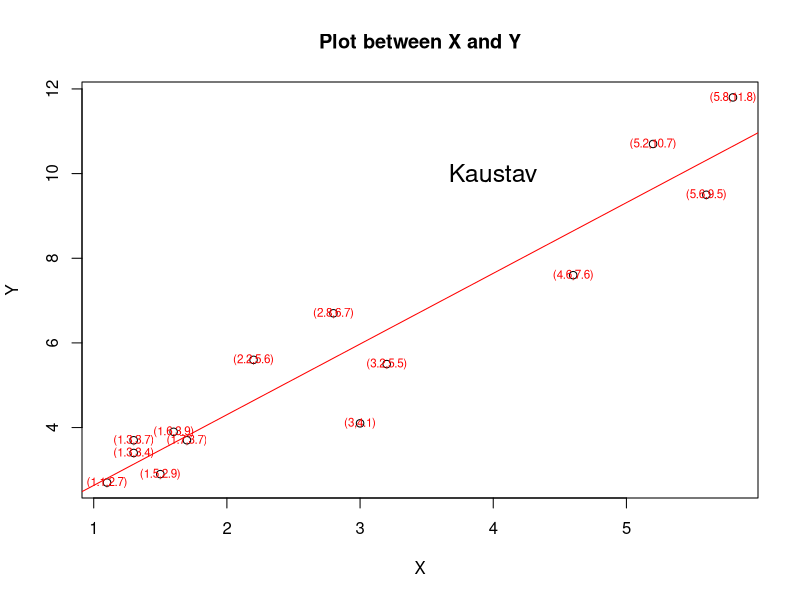

Here is the R script that generated this plot: (Note: this script raises an error after producing the figure.)
X = c(1.7,1.6,2.8,5.6,1.3,2.2,1.3,1.1,3.2,1.5,5.2,4.6,5.8,3)				
Y= c(3.7,3.9,6.7,9.5,3.4,5.6,3.7,2.7,5.5,2.9,10.7,7.6,11.8,4.1)
X;Y
df=data.frame(X,Y)
df
length(X)
sum(X)
mean(X)
sum(Y)
mean(Y)
cov(X,Y)
cor(X,Y)
cor.test(X,Y)
plot(X,Y,main='Plot between X and Y')
abline(lm(Y~X),col='red')
fit=lm(Y~X)
fit
text(x=X,y=Y,labels=paste0('(',X,',',Y,')'),cex=.7,col='red')
text(x=4,y=10,'Kaustav',cex=1.5)

df$x = round(X-mean(X),2)
df$y = round(Y-mean(Y),2)
df
df$xy = round(df$x*df$y,2)
df
df$x2 = round(df$x^2,2)
df
SSxy = sum(df$xy)
SSxy
(SSx2 = sum(df$x2))
b1 = SSxy/SSx2
b1
b0 = mean(y)-(b1*mean(x))
b0
df$Yh = round(fitted(fit),2)
df

df$residuals = round(df$Y - df$Yh,2)
df

summary(df$residuals)

df$SSr = round((df$Yh - mean(Y))^2,2)
df$SSe = round((df$Y - df$Yh)^2,2)
df
colSums(df)

R2 = round(sum(df$SSr)/(sum(df$SSe)+sum(df$SSr)),2)
R2
n=length(X)
stderror = sqrt(sum((df$SSe)/(n-2)))
stderror

SSR = sum(df$SSr)
SSE = sum(df$SSe)
p = 1 #no of IV
(MSR=SSR/p)
(MSE=SSE/(n-p-1))
(Fstats = MSR/MSE)
summary(fit)




women
attach(women)
cor.test(weight,height)
fit2 = lm(weight~height,data=women)
fit2

plot(x=height,y=weight)
abline(fit2,col='blue')

summary(fit2)

fitted(fit2)

fit3 <- lm(weight~height+I(height^2),data=women)
fit3
lines(women$height,fitted(fit3))
str(women)
summary(women)

fit4 <- lm(weight~height+I(height^2)+I(height^3),data=women)
fit4
lines(women$height,fitted(fit4))
summary(fit4)

car::scatterplot(weight~height,data=women,spread=FALSE, 
                 lty.smooth=2,pch=19,main="Women age 30-39", xlab="Height(inches)",
                 ylab="Weight (lbs)")

women
str(women)
fit=lm(weight~height,data=women)
fit
df1 = data.frame(h=women$height,w=women$weight,W=round(fitted(fit),2),R=round(residuals(fit),2))
df1
plot(fit)
plot(y=weight,x=height)
abline(fit,col="red")
fit2 = lm(weight~height+I(height^2))
fit2
plot(fit2)